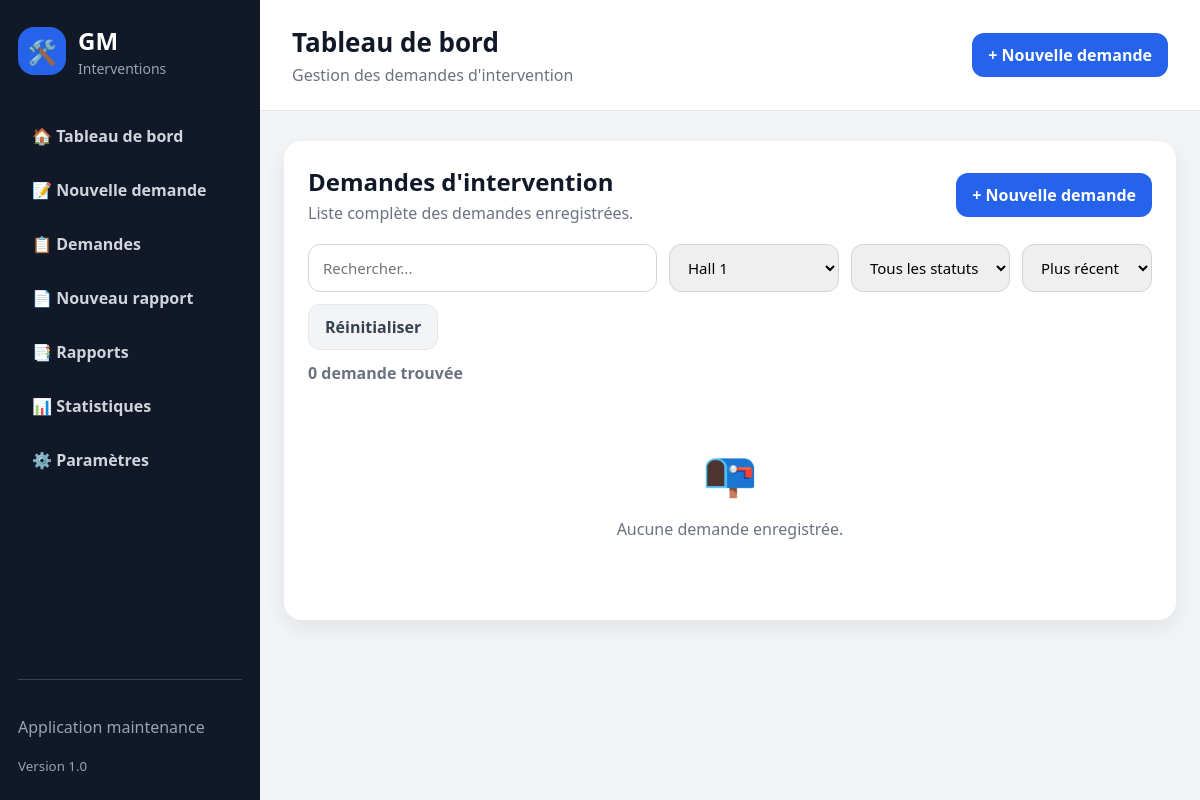
Before: /demandes?secteur_id=5 with the older database file.
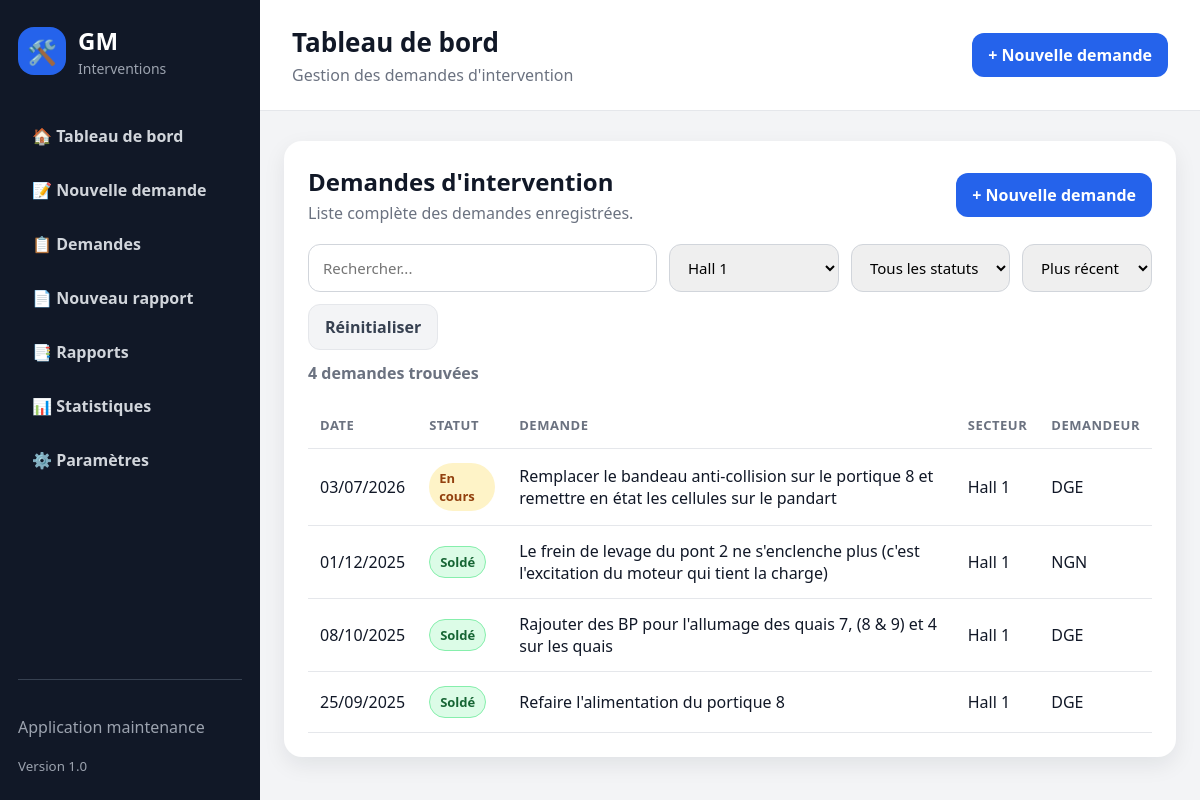
After: the same page with the newer database file.
### tables this page shows
CREATE TABLE demandes_intervention (
            id INTEGER PRIMARY KEY AUTOINCREMENT,
            secteur_id INTEGER,
            demandeur_id INTEGER,
            nature_travaux TEXT NOT NULL,
            description TEXT NOT NULL,
            statut TEXT NOT NULL DEFAULT 'En cours',
            date_creation TIMESTAMP DEFAULT CURRENT_TIMESTAMP,
            date_cloture TIMESTAMP, date_solde TIMESTAMP, solde_par TEXT, reference_piece TEXT, commentaire_solde TEXT,
            FOREIGN KEY (secteur_id) REFERENCES secteurs(id),
            FOREIGN KEY (demandeur_id) REFERENCES demandeurs(id)
        );

CREATE TABLE secteurs (
            id INTEGER PRIMARY KEY AUTOINCREMENT,
            nom TEXT NOT NULL UNIQUE
        );

CREATE TABLE demandeurs (
            id INTEGER PRIMARY KEY AUTOINCREMENT,
            nom TEXT NOT NULL,
            secteur_id INTEGER,
            telephone TEXT,
            email TEXT,
            FOREIGN KEY (secteur_id) REFERENCES secteurs(id)
        );

### routes/demandes.py (the view, shortened to what this page needs)
@demandes_bp.route("/demandes")
def liste_demandes():
    recherche = request.args.get("recherche", "").strip()
    secteur_id = request.args.get("secteur_id", "").strip()
    statut = request.args.get("statut", "").strip()
    tri = request.args.get("tri", "recent").strip()
    conn = get_db_connection()
    query = """
        SELECT demandes_intervention.*,
               demandeurs.nom AS demandeur_nom,
               secteurs.nom AS secteur_nom
        FROM demandes_intervention
        LEFT JOIN demandeurs ON demandes_intervention.demandeur_id = demandeurs.id
        LEFT JOIN secteurs ON demandes_intervention.secteur_id = secteurs.id
        WHERE 1=1
    """
    params = []
    if secteur_id:
        query += " AND demandes_intervention.secteur_id = ?"
        params.append(secteur_id)
    if statut:
        query += " AND demandes_intervention.statut = ?"
        params.append(statut)
    if tri == "ancien":
        query += " ORDER BY demandes_intervention.date_creation ASC"
    elif tri == "secteur":
        query += " ORDER BY secteurs.nom ASC"
    elif tri == "statut":
        query += " ORDER BY demandes_intervention.statut ASC"
    else:
        query += " ORDER BY demandes_intervention.date_creation DESC"
    demandes = conn.execute(query, params).fetchall()
    secteurs = conn.execute("""
        SELECT * FROM secteurs
        ORDER BY nom
    """).fetchall()
    conn.close()
    return render_template(
        "demandes/liste.html",
        demandes=demandes,
        recherche=recherche,
        secteurs=secteurs,
        secteur_id=secteur_id,
        statut=statut,
        tri=tri
    )

### app.py (called while the page is built)
@app.template_filter("date_fr")
def date_fr(value):
    if not value:
        return ""
    if isinstance(value, datetime):
        return value.strftime("%d/%m/%Y")
    try:
        return datetime.fromisoformat(str(value)).strftime("%d/%m/%Y")
    except (ValueError, TypeError):
        return str(value)

### database.py (called while the page is built)
def get_db_connection():
    if DATABASE_URL:
        print("Connexion à Neon PostgreSQL", flush=True)
        return PostgresConnectionAdapter(DATABASE_URL)
    print("Connexion à SQLite", flush=True)
    conn = sqlite3.connect(DB_NAME)
    conn.row_factory = sqlite3.Row
    return conn

### templates/demandes/liste.html (shortened to what this page needs)
{% extends "base.html" %}
{% block content %}
<section class="card">
    <div class="section-header">
        <div>
            <h2>Demandes d'intervention</h2>
            <p>Liste complète des demandes enregistrées.</p>
        </div>
        <a href="/demandes/nouvelle" class="btn">+ Nouvelle demande</a>
    </div>
<form method="GET" class="filters-bar" id="filtersForm">
    <input
        type="text"
        name="recherche"
        placeholder="Rechercher..."
        value="{{ recherche }}"
        oninput="submitFiltersDelayed()"
    >
    <select name="secteur_id" onchange="document.getElementById('filtersForm').submit()">
        {% for secteur in secteurs %}
            <option value="{{ secteur.id }}" {% if secteur_id == secteur.id|string %}selected{% endif %}>
                {{ secteur.nom }}
            </option>
        {% endfor %}
    </select>
    <select name="statut" onchange="document.getElementById('filtersForm').submit()">
        <option value="">Tous les statuts</option>
    </select>
    <select name="tri" onchange="document.getElementById('filtersForm').submit()">
        <option value="recent" {% if tri == "recent" %}selected{% endif %}>Plus récent</option>
    </select>
    <a href="/demandes" class="btn-secondary">Réinitialiser</a>
</form>
<p class="result-count">
    {{ demandes|length }} demande{{ "s" if demandes|length > 1 else "" }} trouvée{{ "s" if demandes|length > 1 else "" }}
</p>
    {% if demandes %}
        <div class="table-container">
            <table class="modern-table">
                <thead>
                    <tr>
                        <th>Date</th>
                        <th>Statut</th>
                        <th>Demande</th>
                        <th>Secteur</th>
                        <th>Demandeur</th>
                    </tr>
                </thead>
                <tbody>
                    {% for demande in demandes %}
                    <tr class="clickable-row" onclick="window.location='/demandes/{{ demande.id }}'">
                        <td>{{ demande.date_creation|date_fr }}</td>
                        <td>
                            <span class="badge {% if demande.statut == 'Soldé' %}badge-success{% else %}badge-progress{% endif %}">
                                {{ demande.statut }}
                            </span>
                        </td>
                        <td>{{ demande.nature_travaux }}</td>
                        <td>{{ demande.secteur_nom or "Non renseigné" }}</td>
                        <td>{{ demande.demandeur_nom or "Non renseigné" }}</td>
                    </tr>
                    {% endfor %}
                    </tbody>
            </table>
        </div>
    {% else %}
        <div class="empty-state">
            <div class="icon">📭</div>
            <p>Aucune demande enregistrée.</p>
        </div>
    {% endif %}
</section>
{% endblock %}

Changed rows visible on the page:
now on this page (row edited): demandes_intervention: date_creation "03/07/2026", statut "En cours", nature_travaux "Remplacer le bandeau anti-collision sur le portique 8 et remettre en état les cellules sur le pandart", nom "Hall 1", nom "DGE"
now on this page (row edited): demandes_intervention: date_creation "01/12/2025", statut "Soldé", nature_travaux "Le frein de levage du pont 2 ne s'enclenche plus (c'est l'excitation du moteur qui tient la charge)", nom "Hall 1", nom "NGN"
now on this page (row edited): demandes_intervention: date_creation "08/10/2025", statut "Soldé", nature_travaux "Rajouter des BP pour l'allumage des quais 7, (8 & 9) et 4 sur les quais", nom "Hall 1", nom "DGE"
now on this page (row edited): demandes_intervention: date_creation "25/09/2025", statut "Soldé", nature_travaux "Refaire l'alimentation du portique 8", nom "Hall 1", nom "DGE"
Other visible differences:
{{ demandes|length }}: "0" → "4"
{{ "s" if demandes|length > 1 else "" }}: (not shown) → "s"
text no longer shown: "📭 Aucune demande enregistrée."
text now shown: "DATE STATUT DEMANDE SECTEUR DEMANDEUR"
